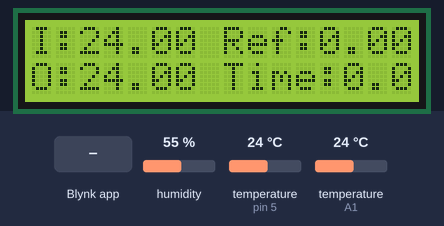
Simulated run of this sketch. Board: Arduino Mega 2560, built with avr-gcc and run on an emulated ATmega2560. On the bench: 16×2 character LCD. Inputs (shaded band) come from the test bench; at power-on: temperature (sensors on pin 5, A1) 24 °C, humidity 55 %. WiFi joins after 1.5 s; servers stay silent unless stated.

Above: at 3.7 s.
3.8 s: temperature (sensor on pin 5) set to 12 °C
At 4.7 s:
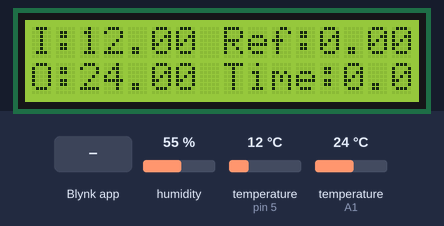
5.6 s: temperature (sensor on A1) set to 12 °C
At 8.3 s:
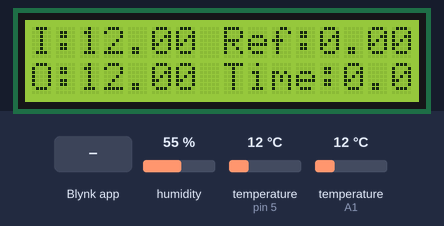
8.6 s: Blynk app writes 1 to V0
At 10.1 s:
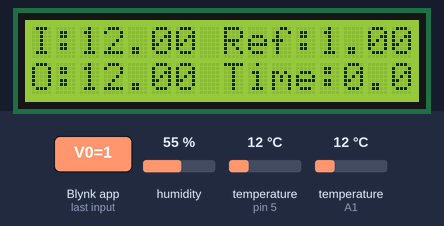
10.6 s: Blynk app writes 200 to V0
At 11.8 s:
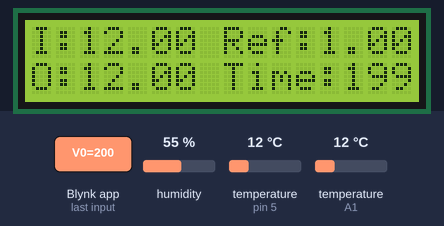
13.6 s: temperature (sensor on pin 5) set to 19 °C
At 14.9 s:
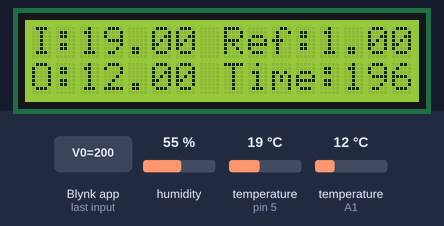
16.6 s: temperature (sensor on A1) set to 19 °C
At 19.9 s:
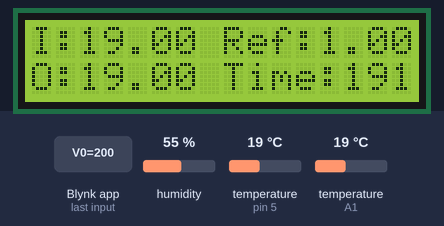
Timing chart, 0 to 21.4 s (numbered marks = the images above; inputs shaded):
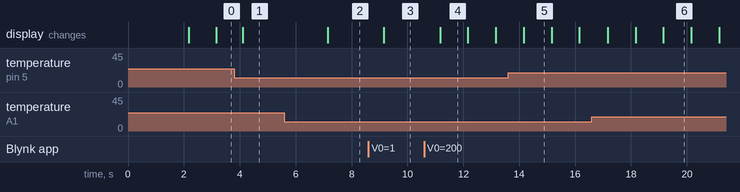

The sketch:

HomeBrewery_007.ino
```cpp
// Retirado de Arduino Serial USB,Terminal, leds, labeled value e button do blynk docs (25/09/2016):

// You could use a spare Hardware Serial on boards that have it (like Mega)
#include <SoftwareSerial.h>
SoftwareSerial DebugSerial(2, 3); // RX, TX

#define BLYNK_PRINT DebugSerial
#include <BlynkSimpleStream.h>
#include <SimpleTimer.h>

//Para medidor de temperatura e umidades ambientes
#include <DHT.h>
#define DHTPIN A1 // pino que estamos conectado
#define DHTTYPE DHT11 // DHT 11

//Medidor de temperatura da cerveja em produção
#include <OneWire.h>
#include <DallasTemperature.h>
#define ONE_WIRE_BUS 5
OneWire oneWire(ONE_WIRE_BUS);
DallasTemperature sensors(&oneWire);

//Display LCD
#include <LiquidCrystal_I2C.h>

//Led de próxima etapa
#define ledPin 6

// You should get Auth Token in the Blynk App.
// Go to the Project Settings (nut icon).
char auth[] = "d839d81fcfab4cc5ac4496279be3abd2";
float tempRef = 0.0;
float tempWort = 0.0;
float tempOut = 0.0;
int estado = 0;
int proxestado = 0;
float tempo;

// Attach virtual serial terminal to Virtual Pin V0
WidgetTerminal terminal(V0);

//leds 1 e 2 para heaters 1 e 2
WidgetLED led1(V1);
WidgetLED led2(V2);

//Timer do app
SimpleTimer timer;

//Medidor de temp e umidade ambiente
DHT dht(DHTPIN, DHTTYPE);

//Inicializa o display no endereco 0x3F
LiquidCrystal_I2C lcd(0x3F,2,1,0,4,5,6,7,3, POSITIVE);

void setup()
  {
  // Debug console
  DebugSerial.begin(9600);

  // Blynk will work through Serial
  Serial.begin(9600);
  Blynk.begin(auth, Serial);


   while (Blynk.connect() == false) {
   // Wait until connected
   }
   //Set interval timer
   timer.setInterval(1000L, atualizaApp);

   // This will print Blynk Software version to the Terminal Widget when
   // your hardware gets connected to Blynk Server
   terminal.println(F("Blynk v" BLYNK_VERSION ": Device started"));
   terminal.flush();
   terminal.println("Temp e Tempo:");
   terminal.flush();

   //leds inicialmente desligados
   led1.off();
   led2.off();

   //Setup do medidor de temp e umidade ambiente
   dht.begin();

   //Setup do sensor de temperatura da cerveja em produção
   sensors.begin();
   sensors.setResolution(12);
   sensors.setWaitForConversion(false);
   sensors.requestTemperatures();

   // Setup display lcd
   lcd.begin (16,2);
   }


// You can send commands from Terminal to your hardware. Just use
// the same Virtual Pin as your Terminal Widget
BLYNK_WRITE(V0)
  {
  //Estado de leitura de Temperatura de Referência
  if (estado == 0){
    //seta próximo estado
    proxestado = 1;
    //Save Reference Temperature
    tempRef = param.asFloat();

    // Send it back (começo)
    terminal.println("Temp de Referência:");
  }

  else if (estado == 1){
    //seta próximo estado
    proxestado = 0;
    //Save Reference Temperature
    tempo = param.asFloat();

    // Send it back (começo)
    terminal.print("Tempo:");
    //Mostra no App
    Blynk.virtualWrite(V31, tempo);
    }

  // Send it back (restante)
  terminal.write(param.getBuffer(), param.getLength());
  terminal.println();

  // Ensure everything is sent
  terminal.flush();

  //atualiza estado
  estado = proxestado;
  }

void atualizaApp()
{
  //Mostra Ref,Wort e Out Temp no app Android
  Blynk.virtualWrite(V28, tempRef);
  Blynk.virtualWrite(V29, tempWort);
  Blynk.virtualWrite(V30, tempOut);

  //Atualiza tempo
  if (tempo != 0){
    tempo = tempo - 1;
    digitalWrite(ledPin, LOW);
    if (tempo ==0){
      terminal.print("Prepare próxima etapa!");
      // Ensure everything is sent
      terminal.flush();
      //Led de próxima etapa
      digitalWrite(ledPin, HIGH);
    }
    //Mostra no App
    Blynk.virtualWrite(V31, tempo);
  }

  //blink leds 1 and 2
  if (led1.getValue()) {
    led1.off();
  } else {
    led1.on();
  }
  if (led2.getValue()) {
    led2.off();
  } else {
    led2.on();
  }


   lcd.setCursor(0,0);
   lcd.print("I:");
   lcd.print(tempWort);
   lcd.print(" ");
   lcd.print("Ref:");
   lcd.print(tempRef);

   lcd.setCursor(0,1);
   lcd.print("O:");
   lcd.print(tempOut);
   lcd.print(" ");
   lcd.print("Time:");
   lcd.print(tempo);
}

void loop()
{
  Blynk.run();
  timer.run();
  float humidity = dht.readHumidity();
  tempOut = dht.readTemperature();
  tempWort = sensors.getTempCByIndex(0);
  sensors.requestTemperatures();
}
```

Measured:
- after the input at 3.8 s, the display: changes after 0.32 s (image 1)
- after the input at 5.6 s, the display: changes after 1.6 s (image 2)
- after the input at 8.6 s, the display: changes after 0.56 s (image 3)
- after the input at 10.6 s, the display: changes after 0.57 s (image 4)
- what the display in image 5 shows lasts 1.0 s, from 14.2 s to 15.2 s
